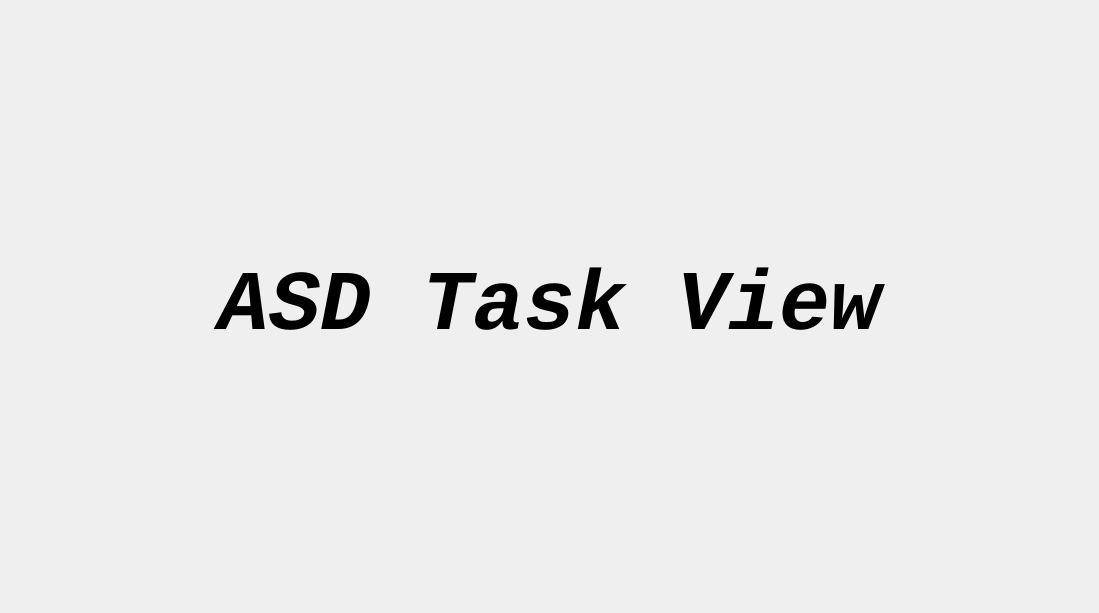
<?xml version="1.0" encoding="UTF-8"?>
<ui version="4.0">
 <class>AsdTaskView</class>
 <widget class="QWidget" name="AsdTaskView">
  <property name="geometry">
   <rect>
    <x>0</x>
    <y>0</y>
    <width>1099</width>
    <height>613</height>
   </rect>
  </property>
  <property name="windowTitle">
   <string>ASD Task View</string>
  </property>
  <property name="autoFillBackground">
   <bool>false</bool>
  </property>
  <layout class="QGridLayout" name="gridLayout">
   <item row="0" column="0">
    <widget class="QLabel" name="typeLabel">
     <property name="font">
      <font>
       <family>Courier New</family>
       <pointsize>64</pointsize>
       <weight>75</weight>
       <italic>true</italic>
       <bold>true</bold>
      </font>
     </property>
     <property name="text">
      <string>ASD Task View</string>
     </property>
     <property name="alignment">
      <set>Qt::AlignCenter</set>
     </property>
    </widget>
   </item>
  </layout>
 </widget>
 <resources/>
 <connections/>
</ui>
